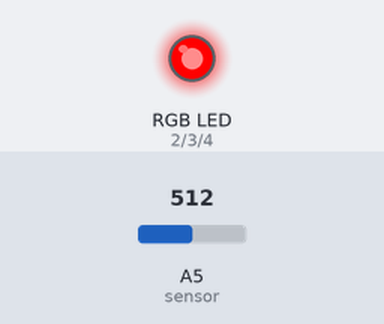
Simulated run of this sketch. Board: Arduino Uno, built with avr-gcc and run on an emulated ATmega328P. On the bench: an RGB LED mixed from three pins (HIGH = lit). The inputs (shaded band) are chosen by the test bench; at power-on: A5 (sensor) = 512.

Above: at 1.2 s.
1.3 s: A5 (sensor) set to 179
2.8 s: A5 (sensor) set to 148
At 3.9 s:
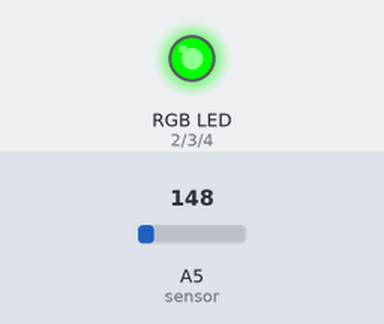
4.3 s: A5 (sensor) set to 122
At 5.1 s:
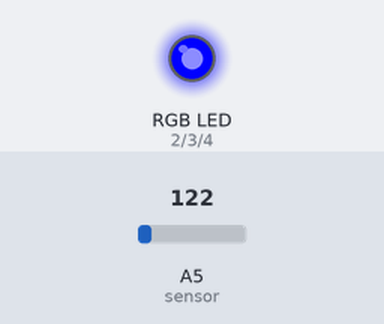
5.8 s: A5 (sensor) set to 306
At 6.2 s:
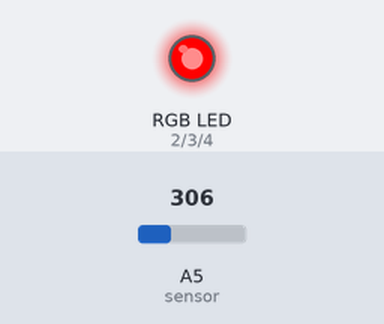
7.3 s: A5 (sensor) set to 20
At 8.6 s:
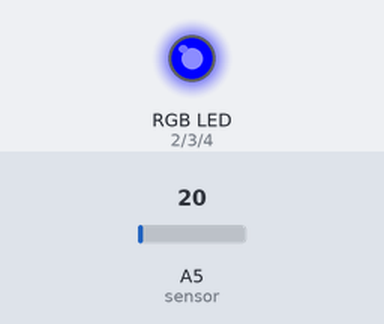
Timing chart, 0 to 9.8 s (numbered marks = the images above; inputs shaded):
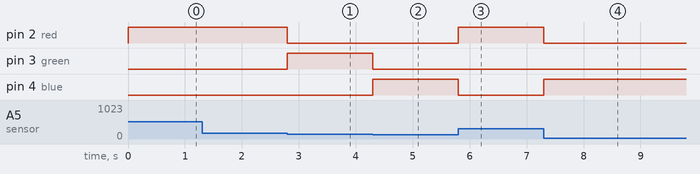

The sketch:

TemparaturRGBindicator.ino
```cpp
int red = 2;
int green = 3;
int blue = 4;
int sensor = A5;

void setup()
{
pinMode(red,OUTPUT);
pinMode(green,OUTPUT);
pinMode(blue,OUTPUT);
pinMode(sensor,INPUT);
}
int givetemp(){
  int sensorvalue = analogRead(sensor);
  sensorvalue = map(sensorvalue,20,358,-40,125);
  return sensorvalue;
}

void loop()
{
  if(givetemp() >= 20 && givetemp()<= 30){
   digitalWrite(green,1);
   digitalWrite(blue,0);
   digitalWrite(red,0);
  }
  else if(givetemp() <20){
   digitalWrite(green,0);
   digitalWrite(blue,1);
   digitalWrite(red,0);
  }
  else if(givetemp() > 30){
   digitalWrite(green,0);
   digitalWrite(blue,0);
   digitalWrite(red,1);
  }
}
```

Measured:
- the behaviour switches between 166 and 165 on A5 (sensor) (found by bisection; images 0 and 1)
- after the input at 1.3 s, every drawn part: stays the same
- after the input at 2.8 s, pin 2 (red): HIGH → LOW at once; pin 3 (green): LOW → HIGH at once
- after the input at 4.3 s, pin 3 (green): HIGH → LOW at once; pin 4 (blue): LOW → HIGH at once
- after the input at 5.8 s, pin 2 (red): LOW → HIGH at once; pin 4 (blue): HIGH → LOW at once
- after the input at 7.3 s, pin 2 (red): HIGH → LOW at once; pin 4 (blue): LOW → HIGH at once
